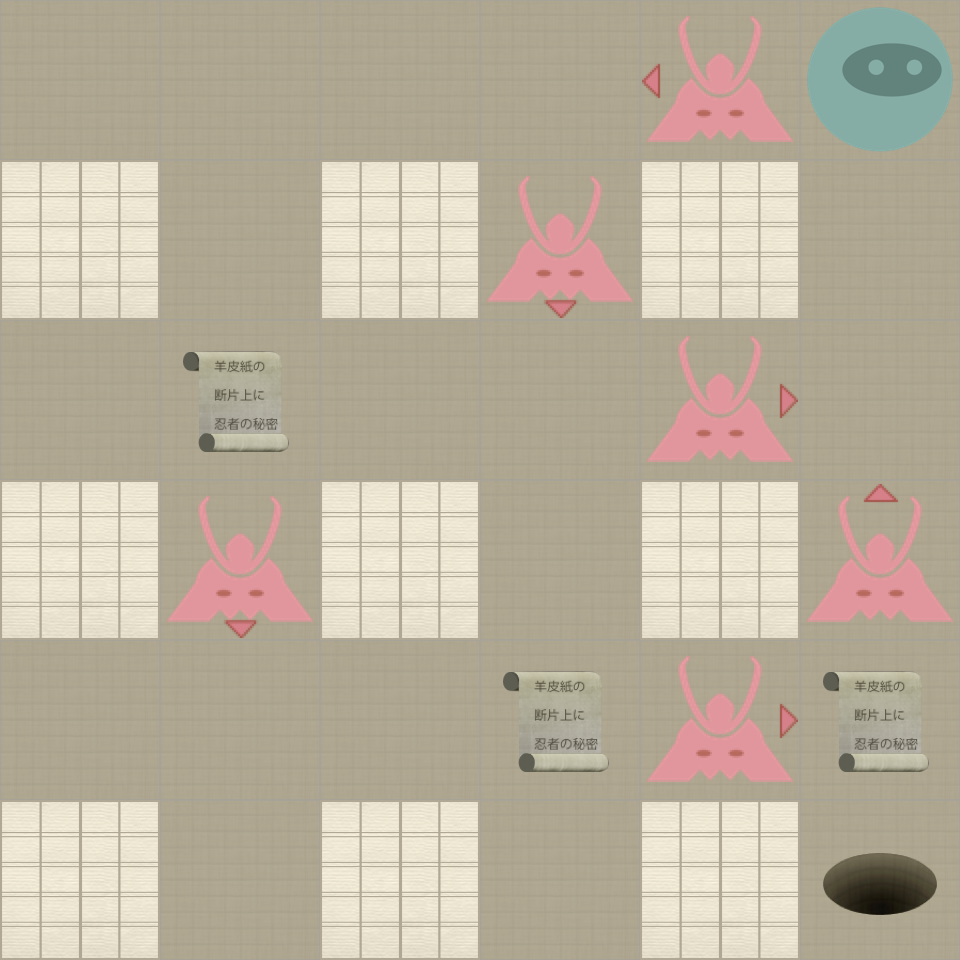

A level layout from a 2D game, rendered from its tile map. Below: a short description, then the map file with tile-grid data replaced by summaries:
An orthogonal 6x6 tile map with 160x160 px tiles, 2 tile layers (Level, Actors).

<map version="1.0" orientation="orthogonal" width="6" height="6" tilewidth="160" tileheight="160">
 <properties>
  <property name="moves" value="9" />
 </properties>
 <tileset firstgid="1" name="tiles" tilewidth="160" tileheight="160" spacing="2" margin="2">
  <image source="tiles-ipadhd.png" width="1024" height="1024" />
  <tile id="0">
   <properties>
    <property name="actor" value="exit" />
   </properties>
  </tile>
  <tile id="2">
   <properties>
    <property name="actor" value="guard" />
    <property name="direction" value="down" />
   </properties>
  </tile>
  <tile id="3">
   <properties>
    <property name="actor" value="guard" />
    <property name="direction" value="left" />
   </properties>
  </tile>
  <tile id="4">
   <properties>
    <property name="actor" value="guard" />
    <property name="direction" value="right" />
   </properties>
  </tile>
  <tile id="5">
   <properties>
    <property name="actor" value="guard" />
    <property name="direction" value="up" />
   </properties>
  </tile>
  <tile id="7">
   <properties>
    <property name="actor" value="player" />
   </properties>
  </tile>
  <tile id="8">
   <properties>
    <property name="actor" value="scroll" />
   </properties>
  </tile>
  <tile id="9">
   <properties>
    <property name="wall" value="1" />
   </properties>
  </tile>
 </tileset>
 <layer name="Level" width="6" height="6">
  <data>[36 cells, 36 non-empty, 2 distinct tile ids]</data>
 </layer>
 <layer name="Actors" width="6" height="6">
  <data>[36 cells, 11 non-empty, 7 distinct tile ids]</data>
 </layer>
</map>